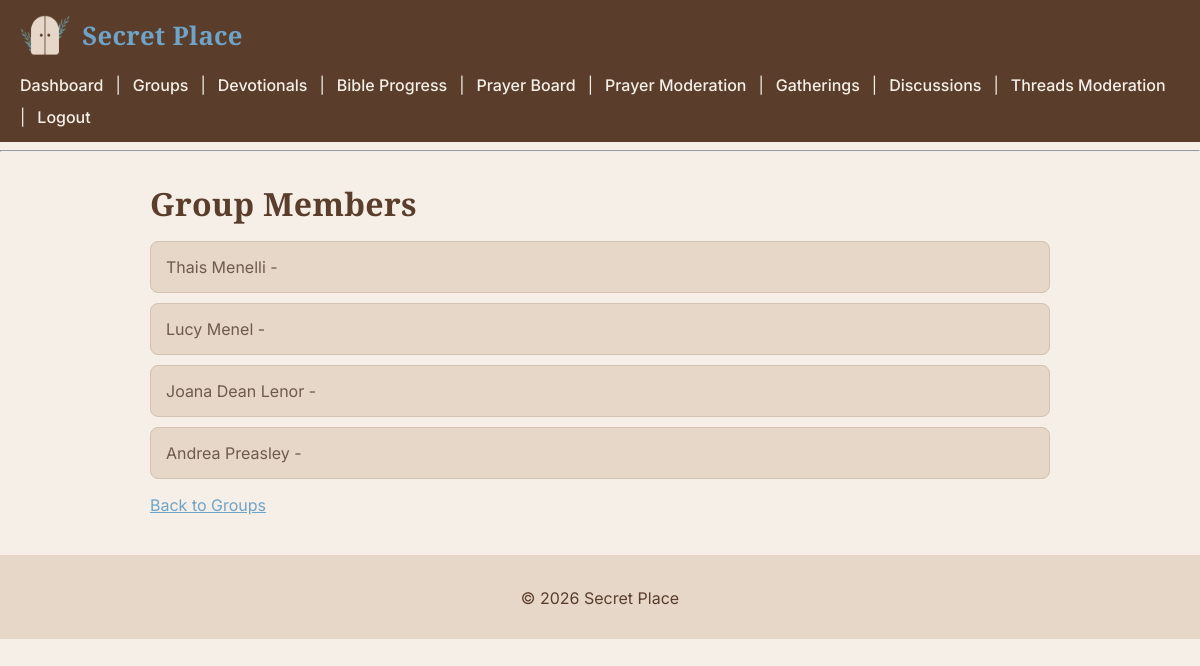
The page /groups/4/members (signed in) on the database its author committed.
### tables this page shows
CREATE TABLE users (
    id INTEGER PRIMARY KEY AUTOINCREMENT,
    name TEXT NOT NULL,
    email TEXT UNIQUE NOT NULL,
    password TEXT NOT NULL,
    role TEXT DEFAULT 'member'
, is_active INTEGER DEFAULT 1);

### routes/groups.py (the view)
@groups_bp.route('/<int:group_id>/members')
def group_members(group_id):
    user_id = session.get('user_id')
    if not user_id:
        return redirect(url_for('auth.login'))
    user_groups = get_user_groups(user_id)
    user_group_ids = [g[0] for g in user_groups]
    if group_id not in user_group_ids:
        flash("You are not a member of this group.", "danger")
        return redirect(url_for('groups.list_groups'))
    members = get_group_members(group_id)
    return render_template('group_members.html', members=members)

### sqlite_db.py (called while the page is built)
def connect_db():
    return sqlite3.connect(Config.DATABASE)

def get_user_groups(user_id):
    conn = connect_db()
    cursor = conn.cursor()
    cursor.execute(
        """
        SELECT g.id, g.group_name, g.description, u.name
        FROM groups g
        INNER JOIN group_members gm ON g.id = gm.group_id
        LEFT JOIN users u ON g.leader_id = u.id
        WHERE gm.user_id = ?
        ORDER BY g.group_name
        """,
        (user_id,)
    )
    groups = cursor.fetchall()
    conn.close()
    return groups

def get_group_members(group_id):
    conn = connect_db()
    cursor = conn.cursor()
    cursor.execute(
        """
        SELECT u.id, u.name
        FROM users u
        JOIN group_members gm ON gm.user_id = u.id
        WHERE gm.group_id = ?
        AND u.is_active = 1
        """,
        (group_id,)
    )
    members = cursor.fetchall()
    conn.close()
    return members

### templates/group_members.html
{% extends "layout.html" %}
{% block content %}
<h1>Group Members</h1>
<ul>
{% for m in members %}
    <li>{{ m[1] }} - {{ m[2] }}</li>
{% endfor %}
</ul>
<a href="{{ url_for('groups.list_groups') }}">Back to Groups</a>
{% endblock %}

### static/css/styles.css (style rules this page uses)
body { font-family: 'Inter', sans-serif; background-color: #f5efe7; color: #6f5a4b; margin: 0; padding: 0; }
h1, h2, h3, h4, h5, h6 { font-family: 'Playfair Display', serif; color: #5a3e2b; font-weight: 700; letter-spacing: 0.3px; margin-bottom: 10px; }
h1 { font-size: 2rem; margin-bottom: 10px; }
a { color: #6fa3c8; }
ul { list-style-type: none; padding-left: 0; }
ul li { background-color: #e6d7c8; margin-bottom: 10px; padding: 15px; border-radius: 8px; border: 1px solid #d2c2b2; }

### rows shown on the page
users: name "Thais Menelli"
users: name "Lucy Menel"
users: name "Joana Dean Lenor"
users: name "Andrea Preasley"
